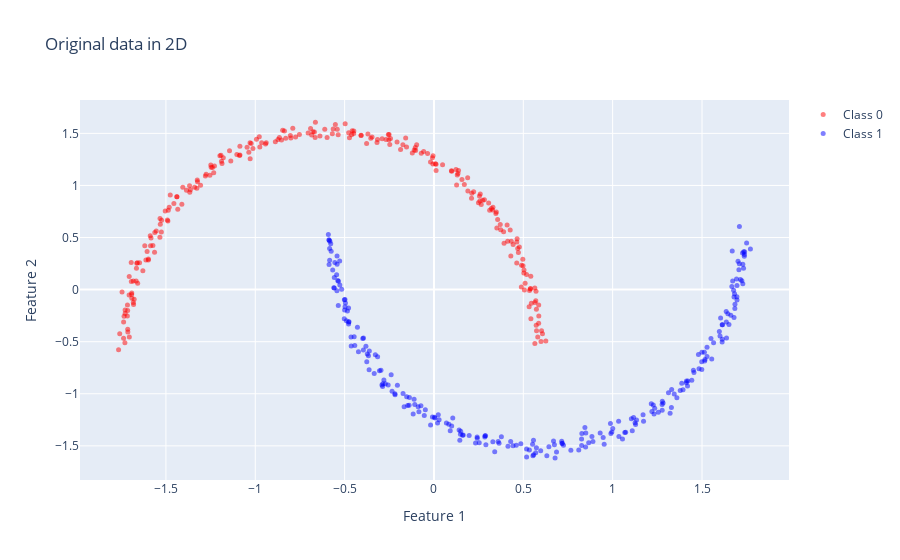
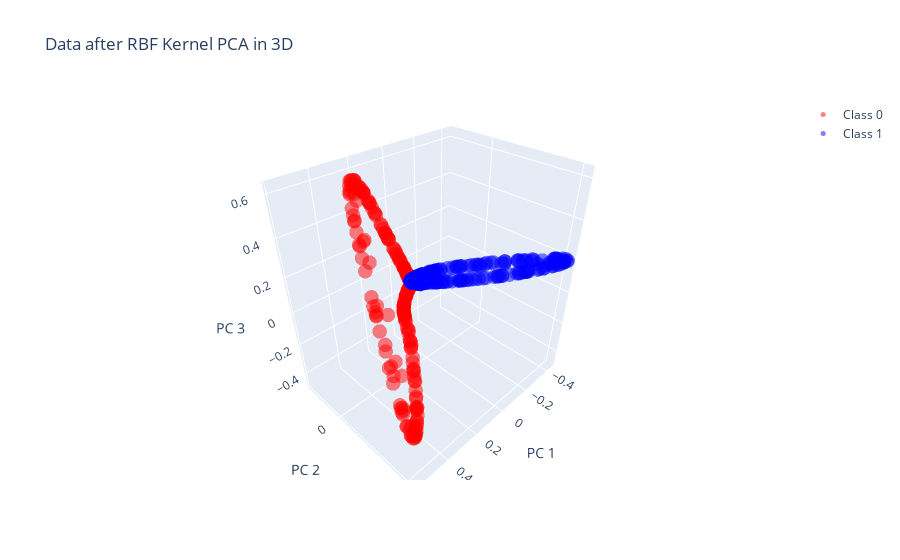

The notebook cell these images were saved under, in order:
### Code cell
import plotly.graph_objs as go
from sklearn.datasets import make_moons
from sklearn.preprocessing import StandardScaler
from sklearn.decomposition import KernelPCA
import numpy as np

# Create the half moon data
X, y = make_moons(n_samples=500, noise=0.02)

# Standardize the data
scaler = StandardScaler()
X_std = scaler.fit_transform(X)

# Apply the RBF kernel PCA
kpca = KernelPCA(n_components=3, kernel='rbf', gamma=15)
X_kpca = kpca.fit_transform(X_std)

# Create a trace for the original data
trace1 = go.Scatter(x=X_std[y==0, 0], y=X_std[y==0, 1],
                    mode='markers', name='Class 0',
                    marker=dict(color='red', size=5, opacity=0.5))
trace2 = go.Scatter(x=X_std[y==1, 0], y=X_std[y==1, 1],
                    mode='markers', name='Class 1',
                    marker=dict(color='blue', size=5, opacity=0.5))

# Create a trace for the transformed data
trace3 = go.Scatter3d(x=X_kpca[y==0, 0], y=X_kpca[y==0, 1], z=X_kpca[y==0, 2],
                      mode='markers', name='Class 0',
                      marker=dict(color='red', size=5, opacity=0.5))
trace4 = go.Scatter3d(x=X_kpca[y==1, 0], y=X_kpca[y==1, 1], z=X_kpca[y==1, 2],
                      mode='markers', name='Class 1',
                      marker=dict(color='blue', size=5, opacity=0.5))

# Create the layouts
layout1 = go.Layout(title='Original data in 2D', autosize=True,
                    xaxis=dict(title='Feature 1'),
                    yaxis=dict(title='Feature 2'))
layout2 = go.Layout(title='Data after RBF Kernel PCA in 3D', autosize=True,
                    scene=dict(xaxis=dict(title='PC 1'),
                               yaxis=dict(title='PC 2'),
                               zaxis=dict(title='PC 3')))

# Create the figures and plot
fig1 = go.Figure(data=[trace1, trace2], layout=layout1)
fig2 = go.Figure(data=[trace3, trace4], layout=layout2)

fig1.show()
fig2.show()

### Figure 1 — Plotly figure (JSON) as saved in the notebook; plotly's stock layout.template omitted (floating-point values rounded to 4 significant figures; data arrays with more than 128 entries replaced by an {"elided": "..."} marker saying what was removed)
{"data": [{"marker": {"color": "red", "opacity": 0.5, "size": 5}, "mode": "markers", "name": "Class 0", "type": "scatter", "x": {"elided": "250 float values"}, "y": {"elided": "250 float values"}}, {"marker": {"color": "blue", "opacity": 0.5, "size": 5}, "mode": "markers", "name": "Class 1", "type": "scatter", "x": {"elided": "250 float values"}, "y": {"elided": "250 float values"}}], "layout": {"autosize": true, "title": {"text": "Original data in 2D"}, "xaxis": {"title": {"text": "Feature 1"}}, "yaxis": {"title": {"text": "Feature 2"}}}}

### Figure 2 — Plotly figure (JSON) as saved in the notebook; plotly's stock layout.template omitted (floating-point values rounded to 4 significant figures; data arrays with more than 128 entries replaced by an {"elided": "..."} marker saying what was removed)
{"data": [{"marker": {"color": "red", "opacity": 0.5, "size": 5}, "mode": "markers", "name": "Class 0", "type": "scatter3d", "x": {"elided": "250 float values"}, "y": {"elided": "250 float values"}, "z": {"elided": "250 float values"}}, {"marker": {"color": "blue", "opacity": 0.5, "size": 5}, "mode": "markers", "name": "Class 1", "type": "scatter3d", "x": {"elided": "250 float values"}, "y": {"elided": "250 float values"}, "z": {"elided": "250 float values"}}], "layout": {"autosize": true, "scene": {"xaxis": {"title": {"text": "PC 1"}}, "yaxis": {"title": {"text": "PC 2"}}, "zaxis": {"title": {"text": "PC 3"}}}, "title": {"text": "Data after RBF Kernel PCA in 3D"}}}
